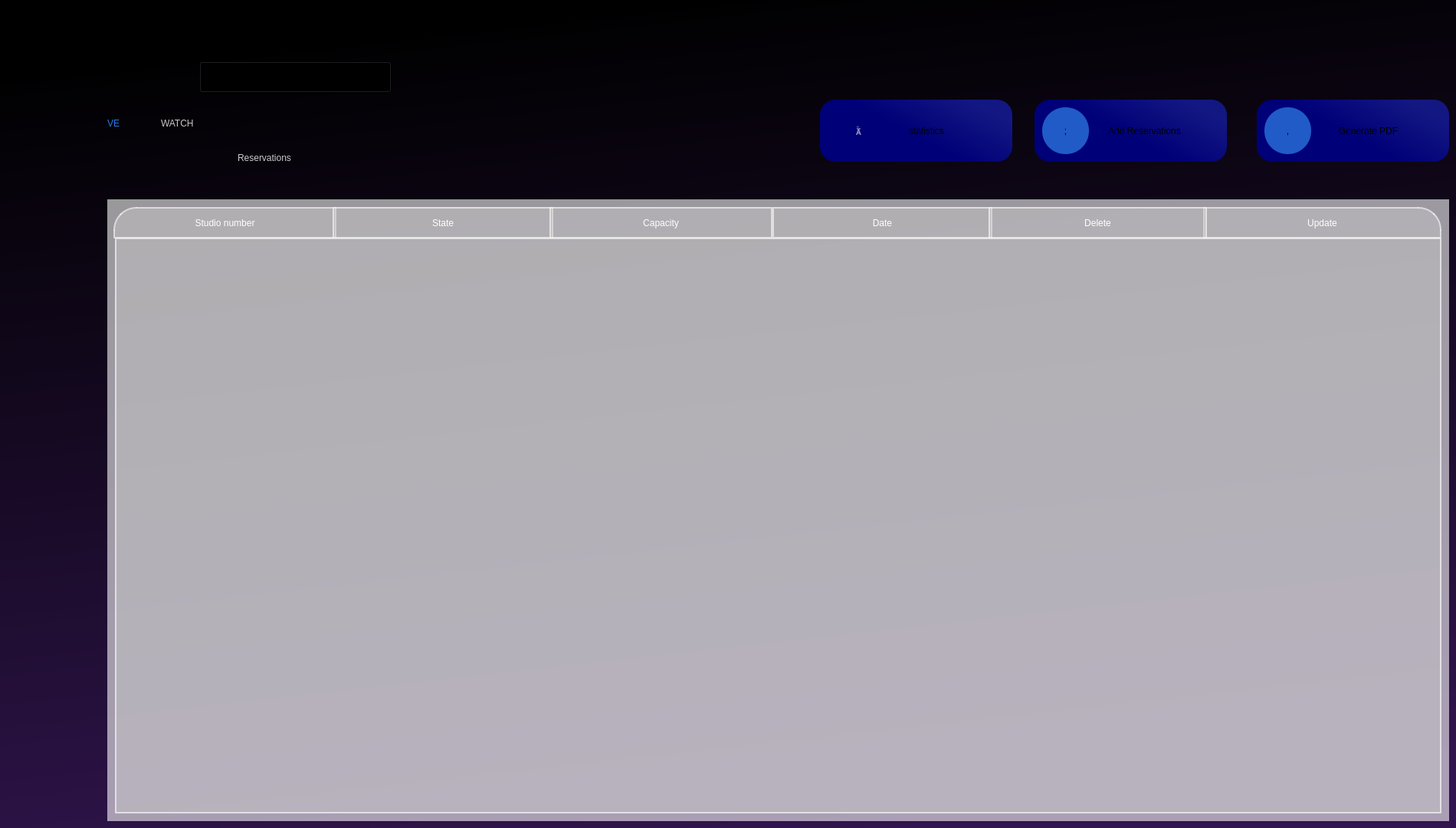
   <widget class="QWidget" name="crudreservation">
    <property name="styleSheet">
     <string notr="true">background-color: qlineargradient(spread:pad, x1:0.426227, y1:0, x2:0.625, y2:1, stop:0 rgba(0, 0, 0, 255), stop:1 rgba(49, 21, 78, 255));</string>
    </property>
    <widget class="QLabel" name="label_119">
     <property name="geometry">
      <rect>
       <x>140</x>
       <y>110</y>
       <width>71</width>
       <height>101</height>
      </rect>
     </property>
     <property name="styleSheet">
      <string notr="true">font: 42pt &quot;MS Shell Dlg 2&quot;;
background-color:transparent;
color: rgba(35,125,236,255);</string>
     </property>
     <property name="text">
      <string>VE</string>
     </property>
    </widget>
    <widget class="QPushButton" name="hihi_42">
     <property name="geometry">
      <rect>
       <x>1640</x>
       <y>130</y>
       <width>251</width>
       <height>81</height>
      </rect>
     </property>
     <property name="toolTipDuration">
      <number>1</number>
     </property>
     <property name="autoFillBackground">
      <bool>false</bool>
     </property>
     <property name="styleSheet">
      <string notr="true">QPushButton#hihi_42{
	font: 14pt &quot;MS Shell Dlg 2&quot;;
border-radius:20px;
	background-color: qlineargradient(spread:pad, x1:1, y1:0.386, x2:0.545454, y2:0.665, stop:0 rgba(19, 23, 130, 255), stop:1 rgba(0, 0, 120, 255));
}
QPushButton#hihi_42:hover{
border-radius:20px;
color:rgb(255,255,255);
	background-color: qlineargradient(spread:pad, x1:1, y1:0.386, x2:0.545454, y2:0.665, stop:0 rgba(19, 23, 130, 255), stop:1 rgba(0, 0, 200, 255));
	font: 14pt &quot;MS Shell Dlg 2&quot;;
}

</string>
     </property>
     <property name="text">
      <string>            Generate PDF</string>
     </property>
     <property name="iconSize">
      <size>
       <width>40</width>
       <height>40</height>
      </size>
     </property>
     <property name="flat">
      <bool>false</bool>
     </property>
    </widget>
    <widget class="QPushButton" name="hihi_43">
     <property name="geometry">
      <rect>
       <x>1350</x>
       <y>130</y>
       <width>251</width>
       <height>81</height>
      </rect>
     </property>
     <property name="toolTipDuration">
      <number>1</number>
     </property>
     <property name="autoFillBackground">
      <bool>false</bool>
     </property>
     <property name="styleSheet">
      <string notr="true">QPushButton#hihi_43{
	font: 14pt &quot;MS Shell Dlg 2&quot;;
border-radius:20px;
	background-color: qlineargradient(spread:pad, x1:1, y1:0.386, x2:0.545454, y2:0.665, stop:0 rgba(19, 23, 130, 255), stop:1 rgba(0, 0, 120, 255));
}
QPushButton#hihi_43:hover{
border-radius:20px;
color:rgb(255,255,255);
	background-color: qlineargradient(spread:pad, x1:1, y1:0.386, x2:0.545454, y2:0.665, stop:0 rgba(19, 23, 130, 255), stop:1 rgba(0, 0, 200, 255));
	font: 14pt &quot;MS Shell Dlg 2&quot;;
}

</string>
     </property>
     <property name="text">
      <string>           Add Reservations</string>
     </property>
     <property name="iconSize">
      <size>
       <width>40</width>
       <height>40</height>
      </size>
     </property>
     <property name="flat">
      <bool>false</bool>
     </property>
    </widget>
    <widget class="QLabel" name="label_120">
     <property name="geometry">
      <rect>
       <x>210</x>
       <y>110</y>
       <width>201</width>
       <height>101</height>
      </rect>
     </property>
     <property name="styleSheet">
      <string notr="true">color: rgba(255,255,255,200);
font: 42pt &quot;MS Shell Dlg 2&quot;;
background-color:transparent;</string>
     </property>
     <property name="text">
      <string>WATCH</string>
     </property>
    </widget>
    <widget class="QLabel" name="label_121">
     <property name="geometry">
      <rect>
       <x>310</x>
       <y>190</y>
       <width>91</width>
       <height>31</height>
      </rect>
     </property>
     <property name="styleSheet">
      <string notr="true">color: rgba(255,255,255,200);
font: 12pt &quot;MS Shell Dlg 2&quot;;
background-color:transparent;</string>
     </property>
     <property name="text">
      <string>Reservations</string>
     </property>
    </widget>
    <widget class="QPushButton" name="hihi_44">
     <property name="geometry">
      <rect>
       <x>1650</x>
       <y>140</y>
       <width>61</width>
       <height>61</height>
      </rect>
     </property>
     <property name="toolTipDuration">
      <number>1</number>
     </property>
     <property name="autoFillBackground">
      <bool>false</bool>
     </property>
     <property name="styleSheet">
      <string notr="true">QPushButton#hihi_44{
border-radius:30px;
	font: 24pt &quot;dripicons-v2&quot;;
	background-color: rgb(32, 91, 200);
}</string>
     </property>
     <property name="text">
      <string>,</string>
     </property>
     <property name="iconSize">
      <size>
       <width>40</width>
       <height>40</height>
      </size>
     </property>
     <property name="flat">
      <bool>false</bool>
     </property>
    </widget>
    <widget class="QTableView" name="tableviewrr">
     <property name="geometry">
      <rect>
       <x>150</x>
       <y>310</y>
       <width>1731</width>
       <height>751</height>
      </rect>
     </property>
     <property name="styleSheet">
      <string notr="true">
QTableView#tableviewrr{
	background-color: rgba(200, 200, 200,120);
border:2px solid rgba(255,255,255,150);
}
QTableView#tableviewrr::item{
		 background-color:rgba(49,28,71,100);
        border : 2px solid white ;
        font-size : 15px;
        min-width : 279px;
        min-height : 279px;
        max-width : 400;
        max-height : 400;
}
QTableView QScrollBar:vertical {
				border: 2px solid grey;
             background: #32CC99;
             height: 15px;
             margin: 0px 20px 0 20px;
             }
</string>
     </property>
     <attribute name="horizontalHeaderVisible">
      <bool>false</bool>
     </attribute>
     <attribute name="horizontalHeaderCascadingSectionResizes">
      <bool>true</bool>
     </attribute>
     <attribute name="horizontalHeaderMinimumSectionSize">
      <number>30</number>
     </attribute>
     <attribute name="horizontalHeaderDefaultSectionSize">
      <number>60</number>
     </attribute>
     <attribute name="horizontalHeaderHighlightSections">
      <bool>true</bool>
     </attribute>
     <attribute name="horizontalHeaderShowSortIndicator" stdset="0">
      <bool>true</bool>
     </attribute>
     <attribute name="horizontalHeaderStretchLastSection">
      <bool>true</bool>
     </attribute>
     <attribute name="verticalHeaderCascadingSectionResizes">
      <bool>true</bool>
     </attribute>
     <attribute name="verticalHeaderMinimumSectionSize">
      <number>40</number>
     </attribute>
     <attribute name="verticalHeaderDefaultSectionSize">
      <number>60</number>
     </attribute>
     <attribute name="verticalHeaderShowSortIndicator" stdset="0">
      <bool>true</bool>
     </attribute>
     <attribute name="verticalHeaderStretchLastSection">
      <bool>true</bool>
     </attribute>
    </widget>
    <widget class="QPushButton" name="hihi_46">
     <property name="geometry">
      <rect>
       <x>1360</x>
       <y>140</y>
       <width>61</width>
       <height>61</height>
      </rect>
     </property>
     <property name="toolTipDuration">
      <number>1</number>
     </property>
     <property name="autoFillBackground">
      <bool>false</bool>
     </property>
     <property name="styleSheet">
      <string notr="true">QPushButton#hihi_46{
border-radius:30px;
	font: 24pt &quot;dripicons-v2&quot;;
	background-color: rgb(32, 91, 200);
}</string>
     </property>
     <property name="text">
      <string>;</string>
     </property>
     <property name="iconSize">
      <size>
       <width>40</width>
       <height>40</height>
      </size>
     </property>
     <property name="flat">
      <bool>false</bool>
     </property>
    </widget>
    <widget class="QLabel" name="label_9">
     <property name="geometry">
      <rect>
       <x>148</x>
       <y>270</y>
       <width>291</width>
       <height>41</height>
      </rect>
     </property>
     <property name="layoutDirection">
      <enum>Qt::LeftToRight</enum>
     </property>
     <property name="styleSheet">
      <string notr="true">	background-color: rgba(200, 200, 200,120);
font: 75 14pt &quot;MS Shell Dlg 2&quot;;
border:2px solid rgba(255,255,255,150);
border-top-left-radius: 30px;
color:white;</string>
     </property>
     <property name="text">
      <string>Studio number</string>
     </property>
     <property name="alignment">
      <set>Qt::AlignCenter</set>
     </property>
    </widget>
    <widget class="QLabel" name="label_11">
     <property name="geometry">
      <rect>
       <x>434</x>
       <y>270</y>
       <width>288</width>
       <height>41</height>
      </rect>
     </property>
     <property name="layoutDirection">
      <enum>Qt::LeftToRight</enum>
     </property>
     <property name="styleSheet">
      <string notr="true">	background-color: rgba(200, 200, 200,120);
font: 75 14pt &quot;MS Shell Dlg 2&quot;;
border:2px solid rgba(255,255,255,150);
color:white;</string>
     </property>
     <property name="text">
      <string>State</string>
     </property>
     <property name="alignment">
      <set>Qt::AlignCenter</set>
     </property>
    </widget>
    <widget class="QLabel" name="label_13">
     <property name="geometry">
      <rect>
       <x>1570</x>
       <y>270</y>
       <width>311</width>
       <height>41</height>
      </rect>
     </property>
     <property name="layoutDirection">
      <enum>Qt::LeftToRight</enum>
     </property>
     <property name="styleSheet">
      <string notr="true">	background-color: rgba(200, 200, 200,120);
font: 75 14pt &quot;MS Shell Dlg 2&quot;;
border:2px solid rgba(255,255,255,150);
border-top-right-radius: 30px;
color:white;</string>
     </property>
     <property name="text">
      <string>Update</string>
     </property>
     <property name="alignment">
      <set>Qt::AlignCenter</set>
     </property>
    </widget>
    <widget class="QLabel" name="label_16">
     <property name="geometry">
      <rect>
       <x>717</x>
       <y>270</y>
       <width>291</width>
       <height>41</height>
      </rect>
     </property>
     <property name="layoutDirection">
      <enum>Qt::LeftToRight</enum>
     </property>
     <property name="styleSheet">
      <string notr="true">	background-color: rgba(200, 200, 200,120);
font: 75 14pt &quot;MS Shell Dlg 2&quot;;
border:2px solid rgba(255,255,255,150);
color:white;</string>
     </property>
     <property name="text">
      <string>Capacity</string>
     </property>
     <property name="alignment">
      <set>Qt::AlignCenter</set>
     </property>
    </widget>
    <widget class="QLabel" name="label_24">
     <property name="geometry">
      <rect>
       <x>1008</x>
       <y>270</y>
       <width>287</width>
       <height>41</height>
      </rect>
     </property>
     <property name="layoutDirection">
      <enum>Qt::LeftToRight</enum>
     </property>
     <property name="styleSheet">
      <string notr="true">	background-color: rgba(200, 200, 200,120);
font: 75 14pt &quot;MS Shell Dlg 2&quot;;
border:2px solid rgba(255,255,255,150);
color:white;</string>
     </property>
     <property name="text">
      <string>Date</string>
     </property>
     <property name="alignment">
      <set>Qt::AlignCenter</set>
     </property>
    </widget>
    <widget class="QLabel" name="label_41">
     <property name="geometry">
      <rect>
       <x>1290</x>
       <y>270</y>
       <width>285</width>
       <height>41</height>
      </rect>
     </property>
     <property name="layoutDirection">
      <enum>Qt::LeftToRight</enum>
     </property>
     <property name="styleSheet">
      <string notr="true">	background-color: rgba(200, 200, 200,120);
font: 75 14pt &quot;MS Shell Dlg 2&quot;;
border:2px solid rgba(255,255,255,150);
color:white;</string>
     </property>
     <property name="text">
      <string>Delete</string>
     </property>
     <property name="alignment">
      <set>Qt::AlignCenter</set>
     </property>
    </widget>
    <widget class="QLabel" name="label_118">
     <property name="geometry">
      <rect>
       <x>140</x>
       <y>260</y>
       <width>1751</width>
       <height>811</height>
      </rect>
     </property>
     <property name="styleSheet">
      <string notr="true">background-color:rgba(255,255,255,150);

</string>
     </property>
     <property name="text">
      <string/>
     </property>
    </widget>
    <widget class="QPushButton" name="hihi_10tr_5">
     <property name="geometry">
      <rect>
       <x>1070</x>
       <y>130</y>
       <width>251</width>
       <height>81</height>
      </rect>
     </property>
     <property name="toolTipDuration">
      <number>1</number>
     </property>
     <property name="autoFillBackground">
      <bool>false</bool>
     </property>
     <property name="styleSheet">
      <string notr="true">QPushButton#hihi_10tr_5{
	font: 14pt &quot;MS Shell Dlg 2&quot;;
border-radius:20px;
	background-color: qlineargradient(spread:pad, x1:1, y1:0.386, x2:0.545454, y2:0.665, stop:0 rgba(19, 23, 130, 255), stop:1 rgba(0, 0, 120, 255));
}
QPushButton#hihi_10tr_5:hover{
border-radius:20px;
color:rgb(255,255,255);
	background-color: qlineargradient(spread:pad, x1:1, y1:0.386, x2:0.545454, y2:0.665, stop:0 rgba(19, 23, 130, 255), stop:1 rgba(0, 0, 200, 255));
	font: 14pt &quot;MS Shell Dlg 2&quot;;
}

</string>
     </property>
     <property name="text">
      <string>        statistics</string>
     </property>
     <property name="iconSize">
      <size>
       <width>40</width>
       <height>40</height>
      </size>
     </property>
     <property name="flat">
      <bool>false</bool>
     </property>
    </widget>
    <widget class="QPushButton" name="hihi_13">
     <property name="geometry">
      <rect>
       <x>1100</x>
       <y>150</y>
       <width>41</width>
       <height>41</height>
      </rect>
     </property>
     <property name="toolTipDuration">
      <number>1</number>
     </property>
     <property name="autoFillBackground">
      <bool>false</bool>
     </property>
     <property name="styleSheet">
      <string notr="true">QPushButton#hihi_13
{
font: 30pt &quot;dripicons-v2&quot;;
border:none;
background-color:transparent;
color:rgba(255,255,255,150);
}
QPushButton#hihi_13:hover
{
font: 30pt &quot;dripicons-v2&quot;;
border:none;
background-color:transparent;
color:rgba(255,255,255,255);
}</string>
     </property>
     <property name="text">
      <string></string>
     </property>
     <property name="iconSize">
      <size>
       <width>40</width>
       <height>40</height>
      </size>
     </property>
     <property name="flat">
      <bool>false</bool>
     </property>
    </widget>
    <widget class="QComboBox" name="comboBox">
     <property name="geometry">
      <rect>
       <x>260</x>
       <y>80</y>
       <width>251</width>
       <height>41</height>
      </rect>
     </property>
     <property name="mouseTracking">
      <bool>false</bool>
     </property>
     <property name="styleSheet">
      <string notr="true">#comboBox
{
border:1 px solid #ced4da;
border-radius:12px;
padding-left:10px;
background:rgba(190,190,190,100);
color : rgba(255,255,255,200);
font: 12pt &quot;MS Shell Dlg 2&quot;;
}
#comboBox::drop-down{
border:0px;
}
#comboBox::down-arrow{
image:url(D:\Untitled_design__5_-removebg-preview.png);
width:30px;
height:30px;
margin-right:18px;
}
#comboBox QListView{
border:1 px solid #ced4da;
font-size:12px &quot;MS Shell Dlg 2&quot;;
padding:5px;
outline:0px;
border-radius:20px;
selection-background-color: rgba(90,90,90,200);
background-color:rgba(150,150,150,150);
}
#comboBox QListView::item{
font-size:12px &quot;MS Shell Dlg 2&quot;;
selection-background-color: rgba(90,90,90,200);
background-color:rgba(150,150,150,150);
border-radius:12px;
}
#comboBox QListView::item:hover{
font-size:12px &quot;MS Shell Dlg 2&quot;;
selection-background-color:rgba(90,90,90,200);
background-color:rgba(150,150,150,150);
border-radius:12px;
}

</string>
     </property>
     <property name="currentText">
      <string>Pick your interest...</string>
     </property>
     <property name="frame">
      <bool>true</bool>
     </property>
     <item>
      <property name="text">
       <string>Pick your interest...</string>
      </property>
     </item>
     <item>
      <property name="text">
       <string>Movie statistics</string>
      </property>
     </item>
     <item>
      <property name="text">
       <string>Serie statistics</string>
      </property>
     </item>
     <item>
      <property name="text">
       <string>Broadcast statistics</string>
      </property>
     </item>
     <item>
      <property name="text">
       <string>Radio statistics</string>
      </property>
     </item>
     <item>
      <property name="text">
       <string>All production</string>
      </property>
     </item>
    </widget>
    <zorder>label_118</zorder>
    <zorder>label_119</zorder>
    <zorder>hihi_42</zorder>
    <zorder>hihi_43</zorder>
    <zorder>label_120</zorder>
    <zorder>label_121</zorder>
    <zorder>hihi_44</zorder>
    <zorder>tableviewrr</zorder>
    <zorder>hihi_46</zorder>
    <zorder>label_9</zorder>
    <zorder>label_11</zorder>
    <zorder>label_13</zorder>
    <zorder>label_16</zorder>
    <zorder>label_24</zorder>
    <zorder>label_41</zorder>
    <zorder>hihi_10tr_5</zorder>
    <zorder>hihi_13</zorder>
    <zorder>comboBox</zorder>
   </widget>
